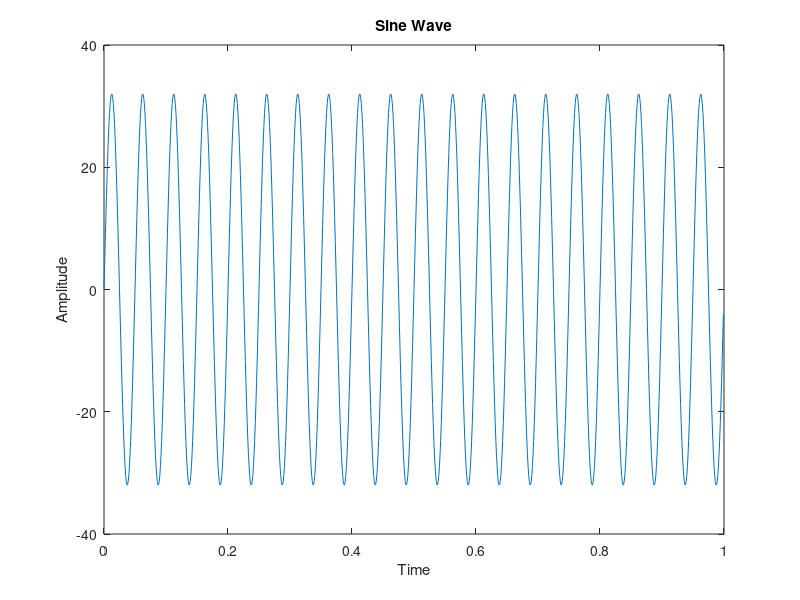

MATLAB code to generate this figure:
%Example11p6
% This code plays sine wave
A=32;N=1000;%Total number of points
Fs=1000;% Sampling frequency
frequency=20;%Frequency of sine wave
TimeVector=(0:N-1)/Fs;
y=A*sin(2*pi* frequency.*TimeVector);
sound(y);plot(TimeVector,y);
title('Sine Wave');ylabel('Amplitude');
xlabel('Time');
